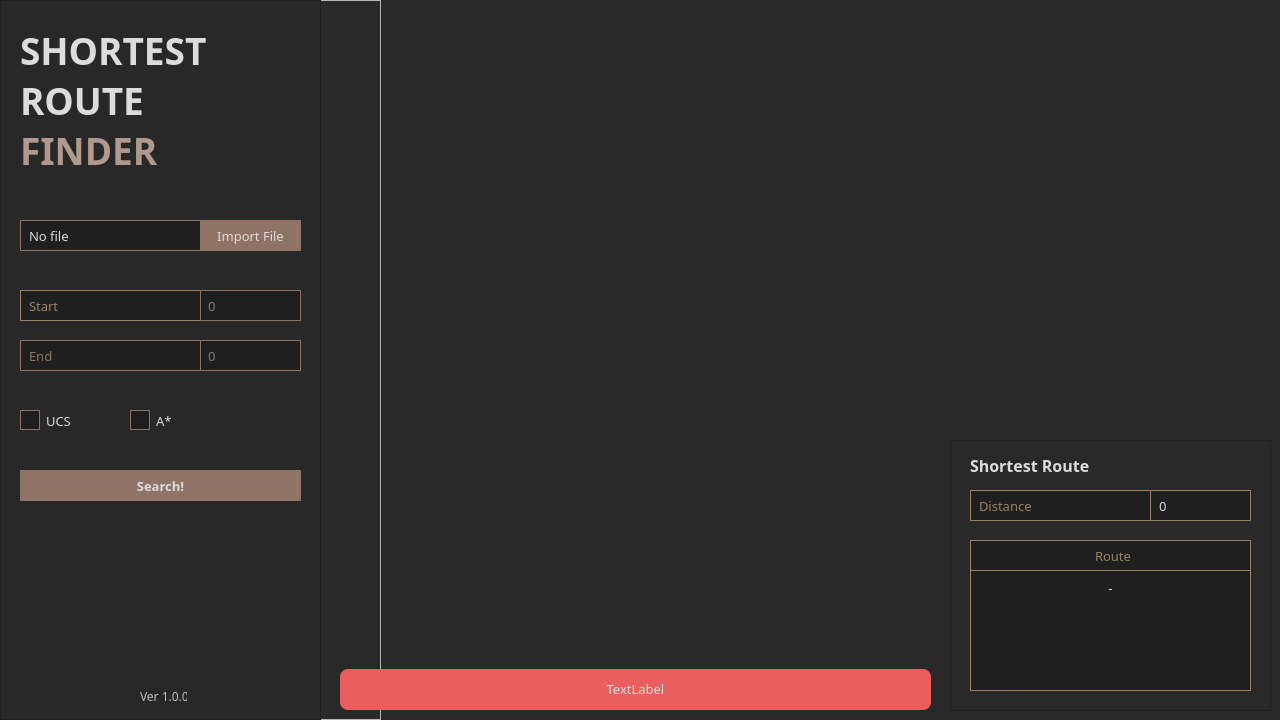
<?xml version="1.0" encoding="UTF-8"?>
<ui version="4.0">
 <class>MainWindow</class>
 <widget class="QMainWindow" name="MainWindow">
  <property name="geometry">
   <rect>
    <x>0</x>
    <y>0</y>
    <width>1280</width>
    <height>720</height>
   </rect>
  </property>
  <property name="windowTitle">
   <string>MainWindow</string>
  </property>
  <property name="styleSheet">
   <string notr="true">QMainWindow{
background-color: rgb(31,31,31)
}</string>
  </property>
  <widget class="QWidget" name="mainWidget">
   <widget class="QFrame" name="sidebar_container">
    <property name="geometry">
     <rect>
      <x>0</x>
      <y>0</y>
      <width>381</width>
      <height>720</height>
     </rect>
    </property>
    <property name="frameShape">
     <enum>QFrame::StyledPanel</enum>
    </property>
    <property name="frameShadow">
     <enum>QFrame::Raised</enum>
    </property>
    <widget class="QFrame" name="sidebar">
     <property name="geometry">
      <rect>
       <x>0</x>
       <y>0</y>
       <width>321</width>
       <height>720</height>
      </rect>
     </property>
     <property name="maximumSize">
      <size>
       <width>321</width>
       <height>720</height>
      </size>
     </property>
     <property name="styleSheet">
      <string notr="true">QFrame {
background-color: rgb(40,40,40)
}</string>
     </property>
     <property name="frameShape">
      <enum>QFrame::StyledPanel</enum>
     </property>
     <property name="frameShadow">
      <enum>QFrame::Raised</enum>
     </property>
     <widget class="QLabel" name="header1">
      <property name="geometry">
       <rect>
        <x>20</x>
        <y>20</y>
        <width>271</width>
        <height>111</height>
       </rect>
      </property>
      <property name="font">
       <font>
        <family>Montserrat</family>
        <pointsize>28</pointsize>
        <weight>75</weight>
        <bold>true</bold>
       </font>
      </property>
      <property name="styleSheet">
       <string notr="true">QLabel {
	color: rgb(220,220,220)
}</string>
      </property>
      <property name="text">
       <string>SHORTEST ROUTE</string>
      </property>
      <property name="textFormat">
       <enum>Qt::RichText</enum>
      </property>
      <property name="wordWrap">
       <bool>true</bool>
      </property>
     </widget>
     <widget class="QLabel" name="header2">
      <property name="geometry">
       <rect>
        <x>20</x>
        <y>125</y>
        <width>271</width>
        <height>41</height>
       </rect>
      </property>
      <property name="font">
       <font>
        <family>Montserrat</family>
        <pointsize>28</pointsize>
        <weight>75</weight>
        <bold>true</bold>
       </font>
      </property>
      <property name="styleSheet">
       <string notr="true">QLabel {
	color: rgb(176,153,141)
}</string>
      </property>
      <property name="text">
       <string>FINDER</string>
      </property>
      <property name="textFormat">
       <enum>Qt::RichText</enum>
      </property>
      <property name="wordWrap">
       <bool>true</bool>
      </property>
     </widget>
     <widget class="QPushButton" name="import_btn">
      <property name="geometry">
       <rect>
        <x>200</x>
        <y>220</y>
        <width>101</width>
        <height>31</height>
       </rect>
      </property>
      <property name="font">
       <font>
        <family>Montserrat Medium</family>
        <pointsize>10</pointsize>
       </font>
      </property>
      <property name="cursor">
       <cursorShape>PointingHandCursor</cursorShape>
      </property>
      <property name="layoutDirection">
       <enum>Qt::LeftToRight</enum>
      </property>
      <property name="styleSheet">
       <string notr="true">QPushButton {
background-color: rgb(143,115,101);
color: rgb(220,220,220);
border: none
}

QPushButton:hover {
background-color: rgb(176,153,141)
}</string>
      </property>
      <property name="text">
       <string>Import File</string>
      </property>
     </widget>
     <widget class="QLabel" name="file_label">
      <property name="geometry">
       <rect>
        <x>20</x>
        <y>220</y>
        <width>181</width>
        <height>31</height>
       </rect>
      </property>
      <property name="font">
       <font>
        <family>Montserrat Medium</family>
        <pointsize>10</pointsize>
       </font>
      </property>
      <property name="styleSheet">
       <string notr="true">QLabel {
color : rgb(220,220,220);
background-color: rgb(31,31,31);
padding-left: 5;
padding-right: 5;
border: 1px solid rgb(143,115,101)
}</string>
      </property>
      <property name="text">
       <string>No file</string>
      </property>
     </widget>
     <widget class="QLabel" name="start_label">
      <property name="geometry">
       <rect>
        <x>20</x>
        <y>290</y>
        <width>181</width>
        <height>31</height>
       </rect>
      </property>
      <property name="font">
       <font>
        <family>Montserrat Medium</family>
        <pointsize>10</pointsize>
       </font>
      </property>
      <property name="styleSheet">
       <string notr="true">QLabel {
background-color: rgb(31,31,31);
color: rgb(154,131,101);
padding-left: 5px;
border: 1px solid rgb(154,131,101)
}</string>
      </property>
      <property name="text">
       <string>Start</string>
      </property>
     </widget>
     <widget class="QLineEdit" name="start_input">
      <property name="geometry">
       <rect>
        <x>200</x>
        <y>290</y>
        <width>101</width>
        <height>31</height>
       </rect>
      </property>
      <property name="font">
       <font>
        <family>Montserrat Medium</family>
        <pointsize>10</pointsize>
       </font>
      </property>
      <property name="layoutDirection">
       <enum>Qt::LeftToRight</enum>
      </property>
      <property name="styleSheet">
       <string notr="true">QLineEdit {
background-color: rgb(31,31,31);
color: rgb(220,220,220);
border: 1px solid rgb(143,115,101);
padding-left: 5;
}</string>
      </property>
      <property name="text">
       <string/>
      </property>
      <property name="maxLength">
       <number>10</number>
      </property>
      <property name="placeholderText">
       <string>0</string>
      </property>
     </widget>
     <widget class="QLabel" name="end_label">
      <property name="geometry">
       <rect>
        <x>20</x>
        <y>340</y>
        <width>181</width>
        <height>31</height>
       </rect>
      </property>
      <property name="font">
       <font>
        <family>Montserrat Medium</family>
        <pointsize>10</pointsize>
       </font>
      </property>
      <property name="styleSheet">
       <string notr="true">QLabel {
background-color: rgb(31,31,31);
color: rgb(143,115,101);
border: 1px solid rgb(143,115,101);
border-right: 0px;
padding-left: 5px
}</string>
      </property>
      <property name="text">
       <string>End</string>
      </property>
     </widget>
     <widget class="QLineEdit" name="end_input">
      <property name="geometry">
       <rect>
        <x>200</x>
        <y>340</y>
        <width>101</width>
        <height>31</height>
       </rect>
      </property>
      <property name="font">
       <font>
        <family>Montserrat Medium</family>
        <pointsize>10</pointsize>
       </font>
      </property>
      <property name="layoutDirection">
       <enum>Qt::LeftToRight</enum>
      </property>
      <property name="styleSheet">
       <string notr="true">QLineEdit {
background-color: rgb(31,31,31);
color: rgb(220,220,220);
border: 1px solid rgb(143,115,101);
padding-left: 5
}</string>
      </property>
      <property name="text">
       <string/>
      </property>
      <property name="maxLength">
       <number>10</number>
      </property>
      <property name="placeholderText">
       <string>0</string>
      </property>
     </widget>
     <widget class="QPushButton" name="search_btn">
      <property name="geometry">
       <rect>
        <x>20</x>
        <y>470</y>
        <width>281</width>
        <height>31</height>
       </rect>
      </property>
      <property name="font">
       <font>
        <family>Montserrat</family>
        <pointsize>10</pointsize>
        <weight>75</weight>
        <bold>true</bold>
       </font>
      </property>
      <property name="cursor">
       <cursorShape>PointingHandCursor</cursorShape>
      </property>
      <property name="layoutDirection">
       <enum>Qt::LeftToRight</enum>
      </property>
      <property name="styleSheet">
       <string notr="true">QPushButton {
background-color: rgb(143,115,101);
color: rgb(220,220,220);
border: none;
}

QPushButton:hover {
background-color: rgb(176,153,141)
}</string>
      </property>
      <property name="text">
       <string>Search!</string>
      </property>
     </widget>
     <widget class="QRadioButton" name="radioButton">
      <property name="geometry">
       <rect>
        <x>20</x>
        <y>410</y>
        <width>61</width>
        <height>21</height>
       </rect>
      </property>
      <property name="font">
       <font>
        <family>Montserrat Medium</family>
        <pointsize>10</pointsize>
       </font>
      </property>
      <property name="cursor">
       <cursorShape>PointingHandCursor</cursorShape>
      </property>
      <property name="styleSheet">
       <string notr="true">QRadioButton {
color: rgb(220,220,220)
}

QRadioButton::indicator {
background-color: rgb(31,31,31);
border: 1px solid rgb(143,115,101);
width: 18;
height: 18;
}

QRadioButton::indicator::unchecked {
   background-color: rgb(31,31,31);
}

QRadioButton::indicator::checked {
   background-color: rgb(143,115,101);
}</string>
      </property>
      <property name="text">
       <string>UCS</string>
      </property>
     </widget>
     <widget class="QRadioButton" name="radioButton_2">
      <property name="geometry">
       <rect>
        <x>130</x>
        <y>410</y>
        <width>41</width>
        <height>21</height>
       </rect>
      </property>
      <property name="font">
       <font>
        <family>Montserrat Medium</family>
        <pointsize>10</pointsize>
       </font>
      </property>
      <property name="cursor">
       <cursorShape>PointingHandCursor</cursorShape>
      </property>
      <property name="styleSheet">
       <string notr="true">QRadioButton {
color: rgb(220,220,220)
}

QRadioButton::indicator {
background-color: rgb(31,31,31);
border: 1px solid rgb(143,115,101);
width: 18;
height: 18;
}

QRadioButton::indicator::unchecked {
   background-color: rgb(31,31,31);
}

QRadioButton::indicator::checked {
   background-color: rgb(143,115,101);
}</string>
      </property>
      <property name="text">
       <string>A*</string>
      </property>
     </widget>
     <widget class="QLabel" name="label">
      <property name="geometry">
       <rect>
        <x>140</x>
        <y>690</y>
        <width>47</width>
        <height>13</height>
       </rect>
      </property>
      <property name="font">
       <font>
        <family>Montserrat</family>
       </font>
      </property>
      <property name="styleSheet">
       <string notr="true">QLabel {
color: rgb(190,190,190)
}</string>
      </property>
      <property name="text">
       <string>Ver 1.0.0</string>
      </property>
     </widget>
     <zorder>file_label</zorder>
     <zorder>header1</zorder>
     <zorder>header2</zorder>
     <zorder>import_btn</zorder>
     <zorder>start_label</zorder>
     <zorder>start_input</zorder>
     <zorder>end_label</zorder>
     <zorder>end_input</zorder>
     <zorder>search_btn</zorder>
     <zorder>radioButton</zorder>
     <zorder>radioButton_2</zorder>
     <zorder>label</zorder>
    </widget>
    <widget class="QFrame" name="sidebar_btn">
     <property name="geometry">
      <rect>
       <x>330</x>
       <y>10</y>
       <width>50</width>
       <height>50</height>
      </rect>
     </property>
     <property name="cursor">
      <cursorShape>PointingHandCursor</cursorShape>
     </property>
     <property name="styleSheet">
      <string notr="true">QFrame {
background-color: rgb(41,41,41);
border-radius: 25px;
}
</string>
     </property>
     <property name="frameShape">
      <enum>QFrame::StyledPanel</enum>
     </property>
     <property name="frameShadow">
      <enum>QFrame::Raised</enum>
     </property>
     <widget class="QPushButton" name="pushButton">
      <property name="geometry">
       <rect>
        <x>13</x>
        <y>13</y>
        <width>25</width>
        <height>25</height>
       </rect>
      </property>
      <property name="cursor">
       <cursorShape>PointingHandCursor</cursorShape>
      </property>
      <property name="styleSheet">
       <string notr="true">QPushButton {
background: url(&quot;src/asset/setting.png&quot;);
background-repeat: none;
background-position: center;
border-radius: 25px;
}

</string>
      </property>
      <property name="text">
       <string/>
      </property>
     </widget>
    </widget>
   </widget>
   <widget class="QFrame" name="solution">
    <property name="geometry">
     <rect>
      <x>950</x>
      <y>440</y>
      <width>321</width>
      <height>271</height>
     </rect>
    </property>
    <property name="styleSheet">
     <string notr="true">QFrame {
background-color: rgb(41,41,41)
}</string>
    </property>
    <property name="frameShape">
     <enum>QFrame::StyledPanel</enum>
    </property>
    <property name="frameShadow">
     <enum>QFrame::Raised</enum>
    </property>
    <widget class="QLabel" name="solution_label">
     <property name="geometry">
      <rect>
       <x>20</x>
       <y>15</y>
       <width>281</width>
       <height>21</height>
      </rect>
     </property>
     <property name="font">
      <font>
       <family>Montserrat</family>
       <pointsize>12</pointsize>
       <weight>75</weight>
       <bold>true</bold>
      </font>
     </property>
     <property name="styleSheet">
      <string notr="true">QLabel {
color: rgb(220,220,220)
}</string>
     </property>
     <property name="text">
      <string>Shortest Route</string>
     </property>
    </widget>
    <widget class="QLabel" name="distance_label">
     <property name="geometry">
      <rect>
       <x>20</x>
       <y>50</y>
       <width>181</width>
       <height>31</height>
      </rect>
     </property>
     <property name="font">
      <font>
       <family>Montserrat Medium</family>
       <pointsize>10</pointsize>
      </font>
     </property>
     <property name="styleSheet">
      <string notr="true">QLabel {
background-color: rgb(31,31,31);
color: rgb(154,131,101);
padding-left: 5px;
border: 1px solid rgb(154,131,101)
}</string>
     </property>
     <property name="text">
      <string>Distance</string>
     </property>
    </widget>
    <widget class="QLabel" name="distance_value">
     <property name="geometry">
      <rect>
       <x>200</x>
       <y>50</y>
       <width>101</width>
       <height>31</height>
      </rect>
     </property>
     <property name="font">
      <font>
       <family>Montserrat Medium</family>
       <pointsize>10</pointsize>
      </font>
     </property>
     <property name="styleSheet">
      <string notr="true">QLabel {
background-color: rgb(31,31,31);
color: rgb(220,220,220);
padding-left: 5px;
border: 1px solid rgb(154,131,101)
}</string>
     </property>
     <property name="text">
      <string>0</string>
     </property>
    </widget>
    <widget class="QLabel" name="route_label">
     <property name="geometry">
      <rect>
       <x>20</x>
       <y>100</y>
       <width>281</width>
       <height>31</height>
      </rect>
     </property>
     <property name="font">
      <font>
       <family>Montserrat Medium</family>
       <pointsize>10</pointsize>
      </font>
     </property>
     <property name="styleSheet">
      <string notr="true">QLabel {
background-color: rgb(31,31,31);
color: rgb(154,131,101);
padding-left: 5px;
border: 1px solid rgb(154,131,101)
}</string>
     </property>
     <property name="text">
      <string>Route</string>
     </property>
     <property name="alignment">
      <set>Qt::AlignCenter</set>
     </property>
    </widget>
    <widget class="QLabel" name="route_value">
     <property name="geometry">
      <rect>
       <x>20</x>
       <y>130</y>
       <width>281</width>
       <height>121</height>
      </rect>
     </property>
     <property name="font">
      <font>
       <family>Montserrat Medium</family>
       <pointsize>10</pointsize>
      </font>
     </property>
     <property name="styleSheet">
      <string notr="true">QLabel {
background-color: rgb(31,31,31);
color: rgb(220,220,220);
padding: 5px;
border: 1px solid rgb(154,131,101)
}</string>
     </property>
     <property name="text">
      <string>-</string>
     </property>
     <property name="alignment">
      <set>Qt::AlignHCenter|Qt::AlignTop</set>
     </property>
    </widget>
   </widget>
   <widget class="QWidget" name="plot" native="true">
    <property name="geometry">
     <rect>
      <x>0</x>
      <y>0</y>
      <width>1280</width>
      <height>720</height>
     </rect>
    </property>
    <property name="styleSheet">
     <string notr="true">QWidget {
background-color: rgb(41,41,41)
}</string>
    </property>
   </widget>
   <widget class="QFrame" name="popup_container">
    <property name="geometry">
     <rect>
      <x>340</x>
      <y>669</y>
      <width>591</width>
      <height>41</height>
     </rect>
    </property>
    <property name="styleSheet">
     <string notr="true">QFrame {
background-color: rgb(235, 94, 94);
border-radius: 8px
}</string>
    </property>
    <property name="frameShape">
     <enum>QFrame::StyledPanel</enum>
    </property>
    <property name="frameShadow">
     <enum>QFrame::Raised</enum>
    </property>
    <widget class="QLabel" name="popup_value">
     <property name="geometry">
      <rect>
       <x>10</x>
       <y>10</y>
       <width>571</width>
       <height>20</height>
      </rect>
     </property>
     <property name="font">
      <font>
       <family>Montserrat Medium</family>
       <pointsize>10</pointsize>
      </font>
     </property>
     <property name="styleSheet">
      <string notr="true">QLabel {
color: rgb(220,220,220)
}</string>
     </property>
     <property name="text">
      <string>TextLabel</string>
     </property>
     <property name="alignment">
      <set>Qt::AlignCenter</set>
     </property>
    </widget>
   </widget>
   <zorder>plot</zorder>
   <zorder>sidebar_container</zorder>
   <zorder>solution</zorder>
   <zorder>popup_container</zorder>
  </widget>
 </widget>
 <resources/>
 <connections/>
</ui>
